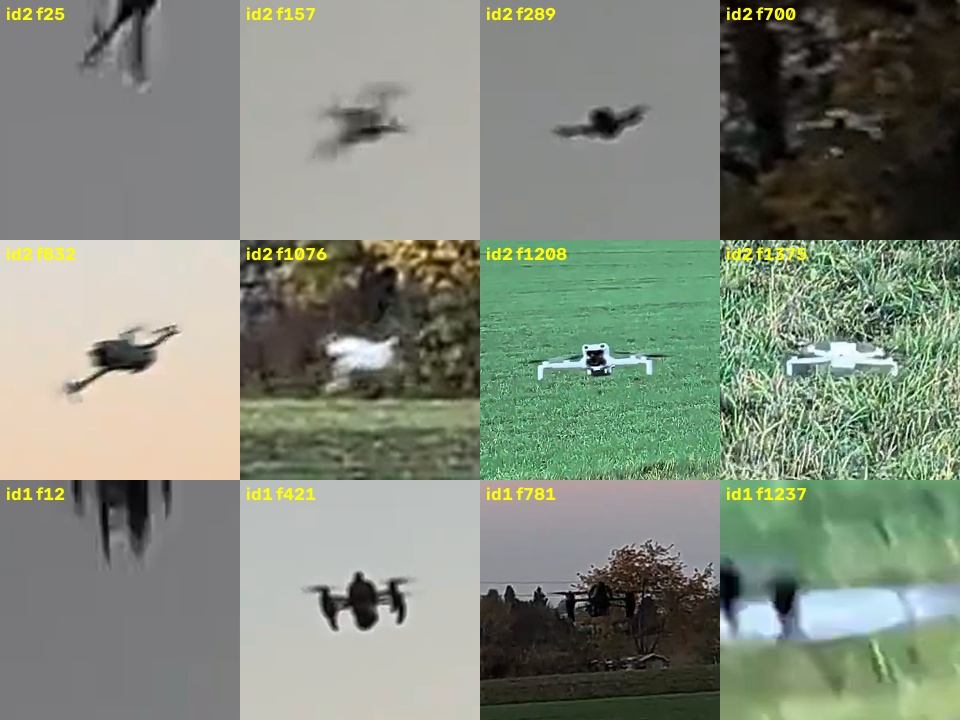
#> input picture code/viz/hard_id2_examples.jpg, 960 x 720 px
$ python -i motion_live.py   (imports and definitions only)
#> lines starting #> are read from the running program, lines starting #| are printed output that depends on the picture
#> further down, picture is the input picture: shape (720, 960, 3); mean B, G, R 122.6, 137, 129.1
"""Live motion detector (one frame at a time) with camera-shake compensation.
md = MotionDetector(); blobs = md.step(frame_bgr)   # list of (x, y, w, h, strength, changed_px) in full-res pixels
md.diff -> last difference image (float, small size), md.mask -> last binary mask (small size)"""
import cv2
import numpy as np


class MotionDetector:
    def __init__(self, width=960, thr=4.0, min_area=6, max_area=6000, max_blobs=30):
        self.width, self.thr, self.min_area, self.max_area, self.max_blobs = width, thr, min_area, max_area, max_blobs
        self.hist = []; self.diff = None; self.mask = None; self.noise = 1.0; self.s = None
        self.prev_centers = [[], []]

    @staticmethod
    def _shift(src, dst):
        """fallback when there are too few corners (plain sky): pure translation by phase correlation"""
        (dx, dy), resp = cv2.phaseCorrelate(np.float32(src), np.float32(dst))
        return np.array([[1, 0, dx], [0, 1, dy], [0, 0, 1]], float)

    @classmethod
    def _align(cls, src, dst, pts):
        if pts is None or len(pts) < 20:
            return cls._shift(src, dst)
        nxt, st, _ = cv2.calcOpticalFlowPyrLK(src, dst, pts, None, winSize=(21, 21), maxLevel=3)
        ok = st.ravel() == 1
        if ok.sum() < 20:
            return cls._shift(src, dst)
        H, inl = cv2.findHomography(pts[ok], nxt[ok], cv2.RANSAC, 2.0)
        return H if H is not None and inl.sum() >= 15 else cls._shift(src, dst)

    def step(self, frame):
        if self.s is None:
            self.s = self.width / frame.shape[1]
#> self.s = 1
        g = cv2.GaussianBlur(cv2.cvtColor(cv2.resize(frame, None, fx=self.s, fy=self.s, interpolation=cv2.INTER_AREA),
                                          cv2.COLOR_BGR2GRAY), (3, 3), 0)
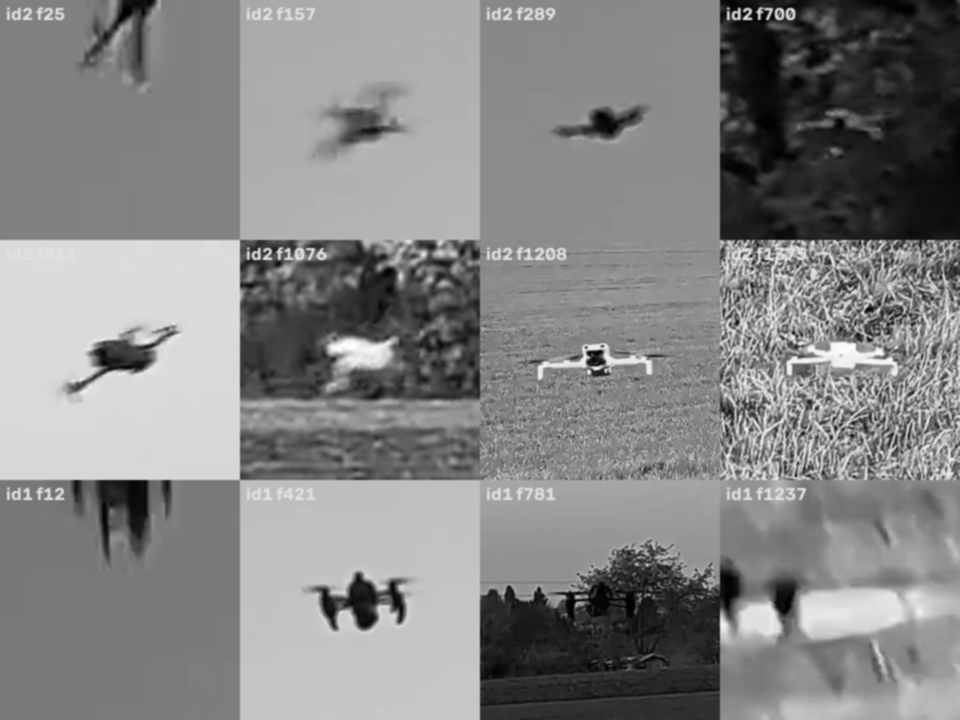
#> g: shape (720, 960); min 0, max 255, mean 133
        feats = cv2.goodFeaturesToTrack(g, 800, 0.01, 8)
#> feats = 800 rows, first 8: [759, 19], [739, 8], [744, 18], [767, 19], [736, 16], [768, 11], [259, 248], [728, 19]
        blobs = []
        if len(self.hist) == 2:
            h, w = g.shape; diffs = []
            for pg, pf in self.hist:
                H = self._align(pg, g, pf)
                if H is None:
                    break
                warped = cv2.warpPerspective(pg, H, (w, h), borderMode=cv2.BORDER_REPLICATE)
                valid = cv2.warpPerspective(np.ones_like(pg), H, (w, h)) > 0
                d = cv2.absdiff(g, warped).astype(np.float32); d[~valid] = 0; diffs.append(d)
            if len(diffs) == 2:
                d = np.minimum(diffs[0], diffs[1]); self.diff = d
                self.noise = noise = np.median(d) * 1.4826 + 1.0
                m = (d > self.thr * noise).astype(np.uint8)
                m = cv2.morphologyEx(m, cv2.MORPH_OPEN, np.ones((2, 2), np.uint8))
                m = cv2.dilate(m, np.ones((5, 5), np.uint8)); self.mask = m
                k, lab, stats, _ = cv2.connectedComponentsWithStats(m, connectivity=8)
                for i in range(1, k):
                    x, y, bw, bh, area = stats[i]
                    if self.min_area <= area <= self.max_area and bw < w * 0.3 and bh < h * 0.3:
                        roi = d[y:y + bh, x:x + bw]
                        npx = int((roi > self.thr * noise).sum()); strength = float(roi.max() / noise)
                        blobs.append((strength, x, y, bw, bh, npx))
                blobs.sort(reverse=True); blobs = blobs[: self.max_blobs]
        self.hist = (self.hist + [(g, feats)])[-2:]
#> self.hist = 1 item
        s = self.s
#> s = 1
        out = [(x / s, y / s, bw / s, bh / s, st, npx) for st, x, y, bw, bh, npx in blobs]
#> out = []
        # steadiness: how many of the 2 previous frames had a spot nearby
        cur = [(x + w / 2, y + h / 2) for x, y, w, h, *_ in out]
#> cur = []
        res = []
        for (x, y, w, h, st, npx), (cx, cy) in zip(out, cur):
            per = sum(any(abs(cx - u) < 60 and abs(cy - v) < 60 for u, v in pc) for pc in self.prev_centers)
            res.append((x, y, w, h, st, npx, per))
#> after the loop, res = []
        self.prev_centers = [self.prev_centers[1], cur]
#> self.prev_centers = [[], []]
        return res

    def diff_view(self, size):
        """colour picture of the difference image (bright = changed), resized to (W, H)"""
        if self.diff is None:
            return np.zeros((size[1], size[0], 3), np.uint8)
        v = np.clip(self.diff / self.noise * 40, 0, 255).astype(np.uint8)
        return cv2.resize(cv2.applyColorMap(v, cv2.COLORMAP_INFERNO), size, interpolation=cv2.INTER_NEAREST)

    def mask_view(self, size):
        if self.mask is None:
            return np.zeros((size[1], size[0], 3), np.uint8)
        return cv2.resize(cv2.cvtColor(self.mask * 255, cv2.COLOR_GRAY2BGR), size, interpolation=cv2.INTER_NEAREST)

>>> import cv2
>>> picture = cv2.imread('viz/hard_id2_examples.jpg')
>>> result = MotionDetector().step(picture)
#> result = []

$ run again, on code/viz/brighten_outline_hard_1030.jpg
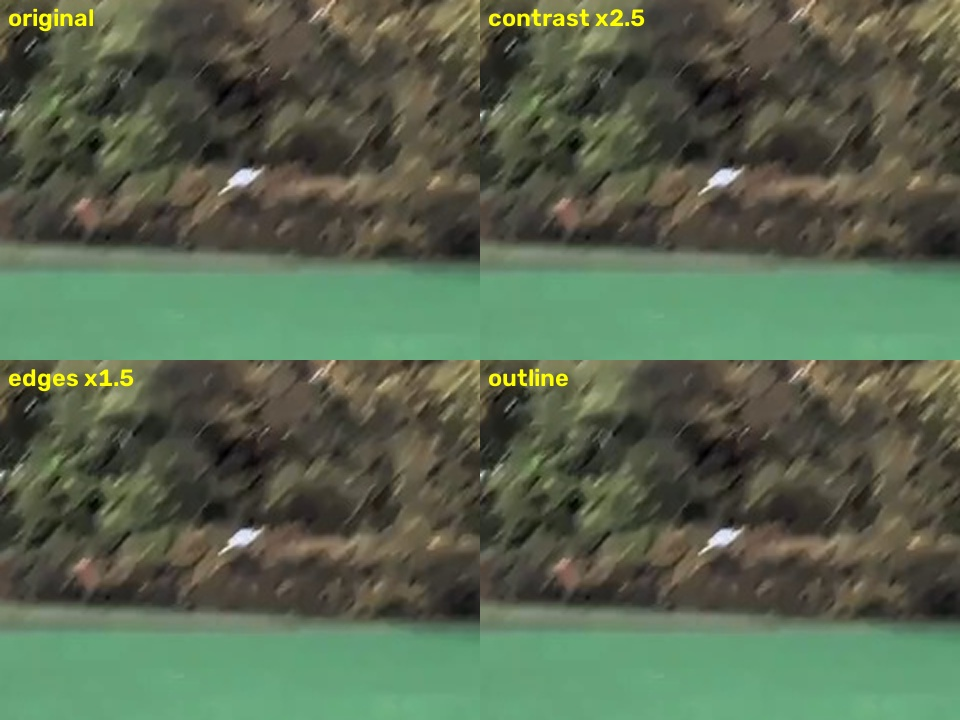
#> input picture code/viz/brighten_outline_hard_1030.jpg, 960 x 720 px
#> picture is the input picture: shape (720, 960, 3); mean B, G, R 78.9, 101.7, 88
#> in step, `g = cv2.GaussianBlur(cv2.cvtColor(cv2.resize(frame, None, fx=self.s, f..`:
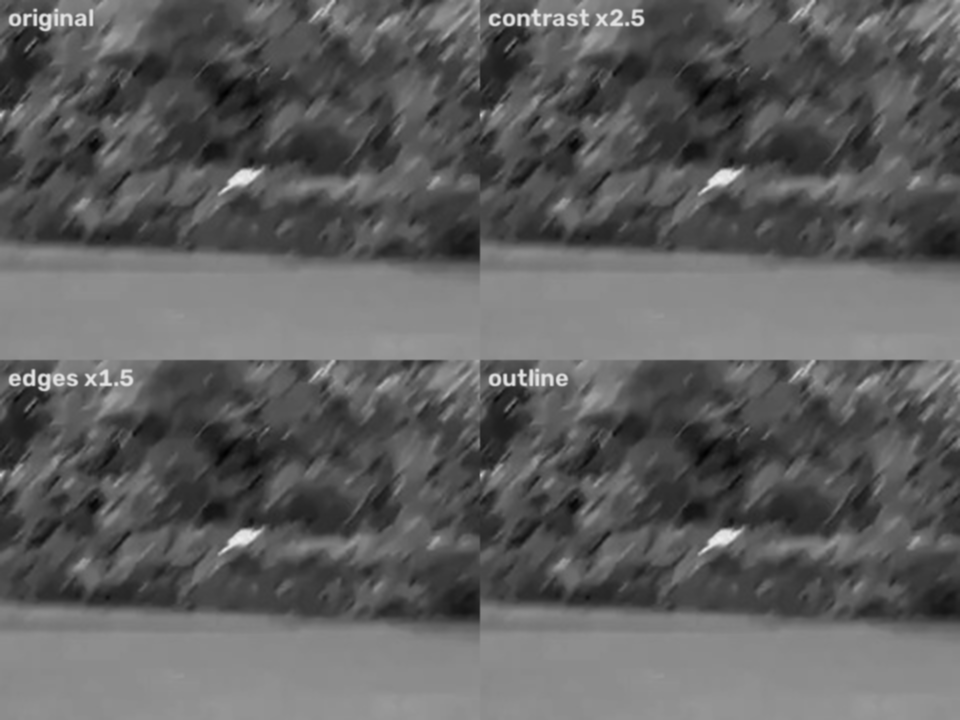
#> g: shape (720, 960); min 1, max 239, mean 95
#> feats = 762 rows, first 8: [519, 24], [35, 24], [521, 370], [35, 10], [33, 370], [499, 17], [505, 374], [33, 384]
#> self.hist = 1 item
#> result = []
